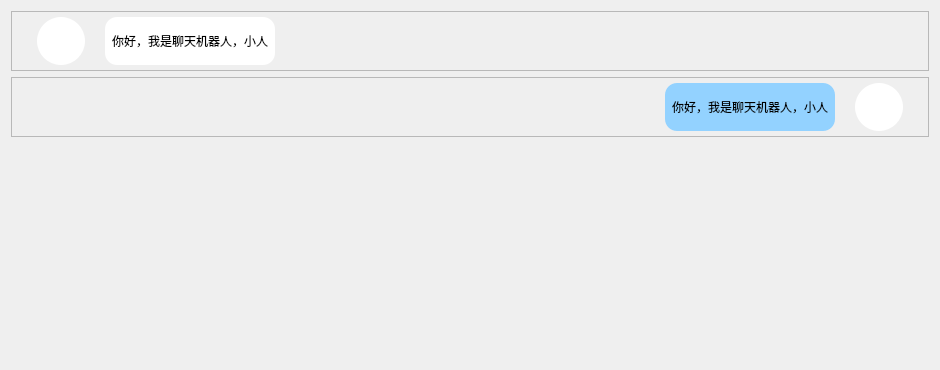
       <widget class="QWidget" name="kp_ca_scrollAreaWidgetContents">
        <property name="geometry">
         <rect>
          <x>0</x>
          <y>0</y>
          <width>940</width>
          <height>370</height>
         </rect>
        </property>
        <layout class="QVBoxLayout" name="verticalLayout_2">
         <item>
          <widget class="QFrame" name="kp_ca_robert">
           <property name="frameShape">
            <enum>QFrame::StyledPanel</enum>
           </property>
           <property name="frameShadow">
            <enum>QFrame::Raised</enum>
           </property>
           <layout class="QHBoxLayout" name="horizontalLayout_2" stretch="80,0,0">
            <property name="spacing">
             <number>20</number>
            </property>
            <property name="sizeConstraint">
             <enum>QLayout::SetDefaultConstraint</enum>
            </property>
            <property name="leftMargin">
             <number>25</number>
            </property>
            <property name="topMargin">
             <number>5</number>
            </property>
            <property name="rightMargin">
             <number>350</number>
            </property>
            <property name="bottomMargin">
             <number>5</number>
            </property>
            <item>
             <widget class="QLabel" name="kp_ca_r_img">
              <property name="minimumSize">
               <size>
                <width>48</width>
                <height>48</height>
               </size>
              </property>
              <property name="maximumSize">
               <size>
                <width>48</width>
                <height>48</height>
               </size>
              </property>
              <property name="styleSheet">
               <string notr="true">border-radius: 24px;
background-color: #fff;</string>
              </property>
              <property name="text">
               <string/>
              </property>
             </widget>
            </item>
            <item>
             <widget class="QLabel" name="kp_ca_r_text">
              <property name="enabled">
               <bool>true</bool>
              </property>
              <property name="styleSheet">
               <string notr="true">background-color: #ffffff;
border-radius: 12px;
padding:4px</string>
              </property>
              <property name="frameShape">
               <enum>QFrame::Box</enum>
              </property>
              <property name="frameShadow">
               <enum>QFrame::Plain</enum>
              </property>
              <property name="text">
               <string>你好，我是聊天机器人，小人</string>
              </property>
             </widget>
            </item>
            <item>
             <spacer name="kp_ca_r_horizontalSpacer">
              <property name="orientation">
               <enum>Qt::Horizontal</enum>
              </property>
              <property name="sizeHint" stdset="0">
               <size>
                <width>40</width>
                <height>20</height>
               </size>
              </property>
             </spacer>
            </item>
           </layout>
          </widget>
         </item>
         <item>
          <widget class="QFrame" name="kp_ca_myUser">
           <property name="layoutDirection">
            <enum>Qt::RightToLeft</enum>
           </property>
           <property name="frameShape">
            <enum>QFrame::StyledPanel</enum>
           </property>
           <property name="frameShadow">
            <enum>QFrame::Raised</enum>
           </property>
           <layout class="QHBoxLayout" name="horizontalLayout_3" stretch="80,0,0">
            <property name="spacing">
             <number>20</number>
            </property>
            <property name="sizeConstraint">
             <enum>QLayout::SetDefaultConstraint</enum>
            </property>
            <property name="leftMargin">
             <number>350</number>
            </property>
            <property name="topMargin">
             <number>5</number>
            </property>
            <property name="rightMargin">
             <number>25</number>
            </property>
            <property name="bottomMargin">
             <number>5</number>
            </property>
            <item>
             <widget class="QLabel" name="kp_ca_mu_img">
              <property name="minimumSize">
               <size>
                <width>48</width>
                <height>48</height>
               </size>
              </property>
              <property name="maximumSize">
               <size>
                <width>48</width>
                <height>48</height>
               </size>
              </property>
              <property name="styleSheet">
               <string notr="true">border-radius: 24px;
background-color: #fff;</string>
              </property>
              <property name="text">
               <string/>
              </property>
             </widget>
            </item>
            <item>
             <widget class="QLabel" name="kp_ca_mu_text">
              <property name="enabled">
               <bool>true</bool>
              </property>
              <property name="styleSheet">
               <string notr="true">background-color: #93D2FF;
	border-radius: 12px;
	padding:4px</string>
              </property>
              <property name="frameShape">
               <enum>QFrame::Box</enum>
              </property>
              <property name="frameShadow">
               <enum>QFrame::Plain</enum>
              </property>
              <property name="text">
               <string>你好，我是聊天机器人，小人</string>
              </property>
             </widget>
            </item>
            <item>
             <spacer name="kp_ca_mu_horizontalSpacer">
              <property name="orientation">
               <enum>Qt::Horizontal</enum>
              </property>
              <property name="sizeHint" stdset="0">
               <size>
                <width>40</width>
                <height>20</height>
               </size>
              </property>
             </spacer>
            </item>
           </layout>
          </widget>
         </item>
         <item>
          <spacer name="kp_ca_verticalSpacer">
           <property name="orientation">
            <enum>Qt::Vertical</enum>
           </property>
           <property name="sizeHint" stdset="0">
            <size>
             <width>20</width>
             <height>40</height>
            </size>
           </property>
          </spacer>
         </item>
        </layout>
       </widget>
